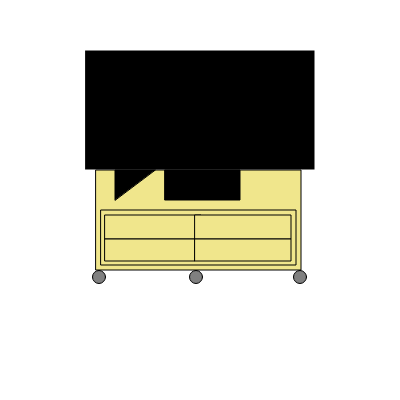
Frame 1 (no input)
Frame 60 (no input): identical to frame 1, image omitted
Frame 120 (the mouse pressed at the canvas centre since frame 60): identical to frame 1, image omitted

The p5.js sketch that drew this single still picture (run headless with seeded random() and noise() and a simulated clock; from frame 60 on, the mouse is pressed at the canvas centre):

// p5.js sketch
// ── sketch.js
function setup() {
  createCanvas(400, 400);
}

function draw() {
  background(255);
  fill(0,0,0)
  stroke(255,255,255)
  rect(85,50,230,120);
  fill(240,230,140)
  stroke(0,0,0)
  rect(96,170,205,100)
  fill(0,0,0)
  rect(165, 170, 75, 30);
  triangle(115,200,115,170,155,170);
  fill(240,230,140)
  stroke(0,0,0)
  rect(101,210,195,55);
  rect(105,215,96,24);
  rect(195,215,96,24);
  rect(105,239,90,22);
  rect(195,239,96,22);
  fill(128,128,128)
  circle(99,277,13)
  circle(196,277,13)
  circle(300,277,13)

  
  
  
}
